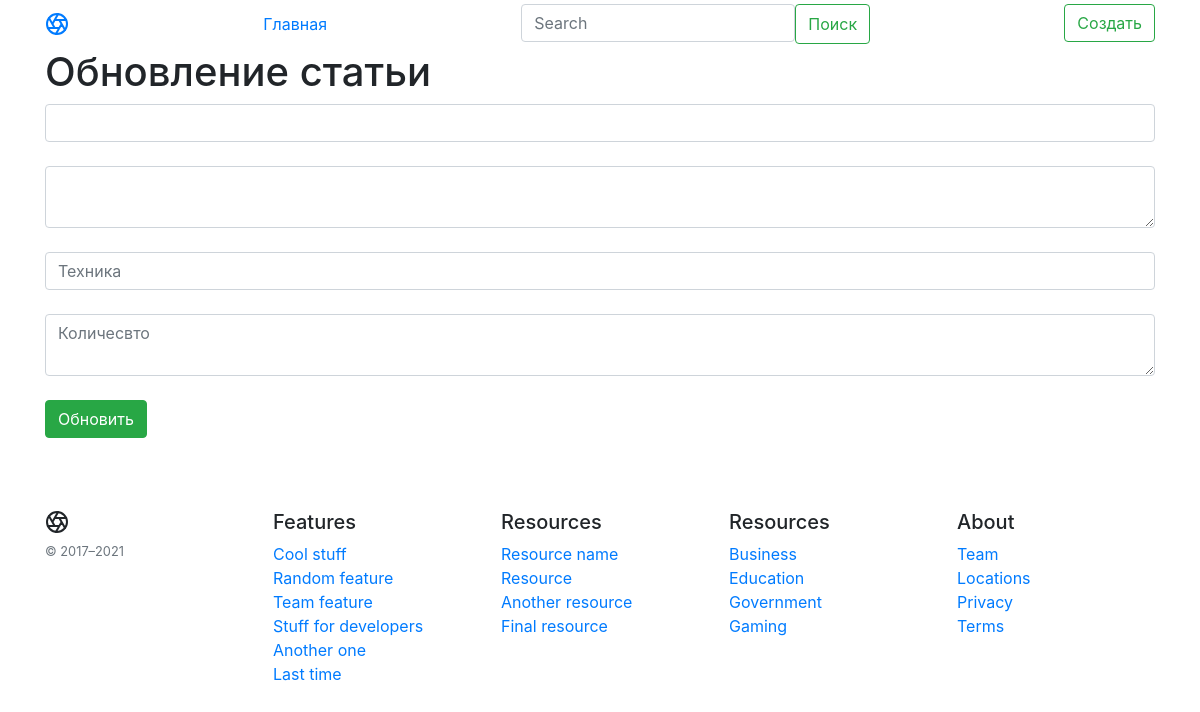
The app's page /inventory/38/38/add, older data.
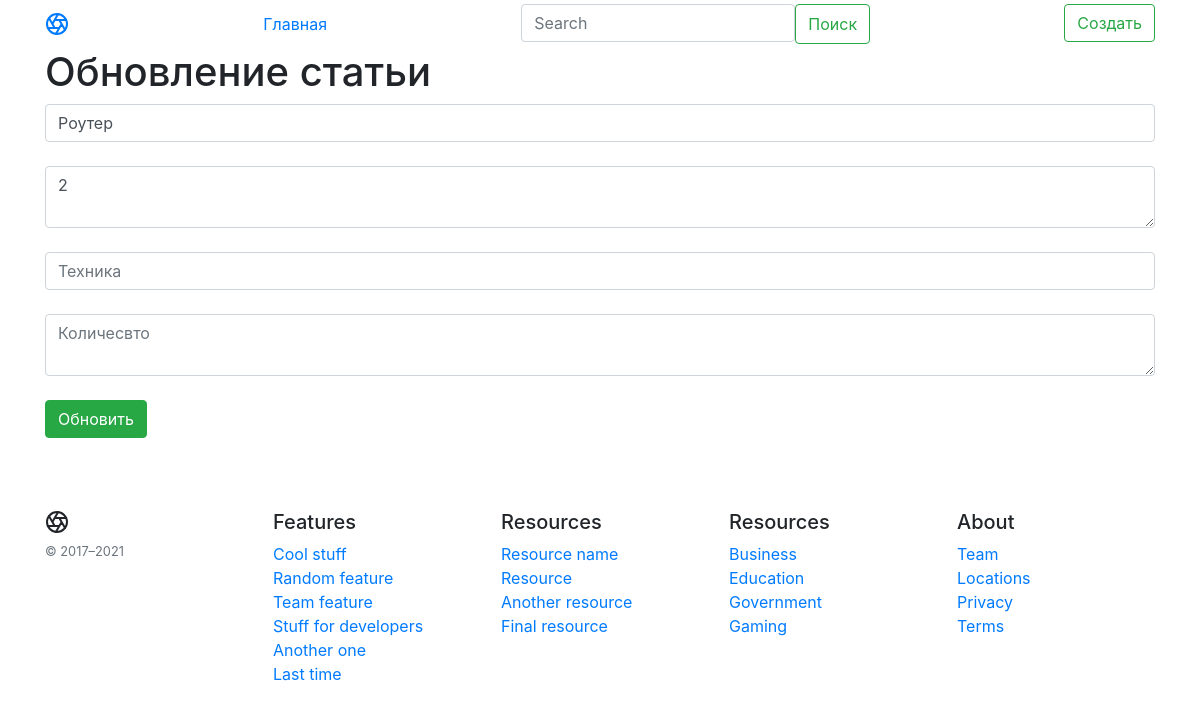
The same page, newer data.
### main.py (models this page shows, shortened)
class Equipment(db.Model):
    id = db.Column(db.Integer, primary_key=True)
    eq = db.Column(db.String(100), nullable=False)
    col = db.Column(db.Integer, nullable=False)
    user_id = db.Column(db.Integer, db.ForeignKey('article.id'))

### main.py (the view)
@app.route('/inventory/<int:id>/<int:eq_id>/add', methods=['POST', 'GET'])
def addeq(id, eq_id):
    article = Article.query.get(id)
    equipment = Equipment.query.get(eq_id)
    if request.method == 'POST':
        equipment.eq = request.form['eq']
        equipment.col = request.form['col']
        try:
            db.session.add(equipment)
            db.session.commit()
            return redirect('/inventory')
        except:
            db.session.rollback()
            return 'Error'
    else:
        return render_template("addeq.html", equipment=equipment)

### templates/addeq.html (shortened to what this page needs)
{% extends 'base.html' %}
{% block body %}
<div class="container">
    <h1>Обновление статьи</h1>
    <form method="get">
        <input type="text" name="eq" id="eq" class="form-control" value="{{ equipment.eq }}"><br>
        <textarea name="col" id="col" class="form-control">{{ equipment.col }}</textarea><br>
    </form>
    <form method="post">
        <input type="text" name="eq" id="eq" class="form-control" placeholder="Техника"><br>
        <textarea name="col" id="col" class="form-control" placeholder="Количесвто"></textarea><br>
        <input type="submit" class="btn btn-success" value="Обновить"><br><br>
    </form>
</div>
{% endblock %}

Row changes from the older to the newer data that the page shows:
added Equipment: eq "Роутер", col "2"
